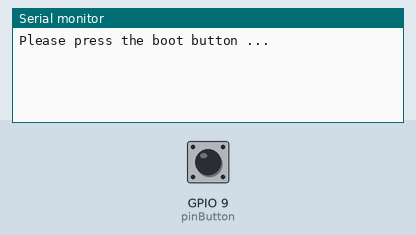
Bench run of a sketch on a simulated ESP32-C3. Shown: the last lines printed to the serial monitor. The test bench sets the inputs (shaded band); at power-on: GPIO 9 (pinButton) HIGH. Random numbers use the default seed unless the sketch sets one.

Above: at 1.2 s.
1.3 s: GPIO 9 (pinButton) pulled LOW for 0.15 s
At 1.46 s:
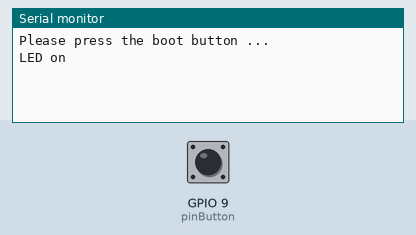
At 2.5 s:
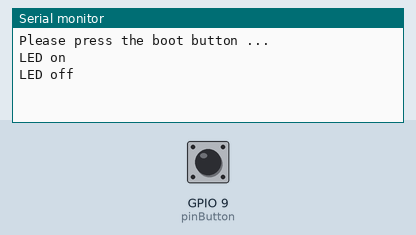

Measured:
- after the input at 1.3 s, the serial monitor: prints a new line at once (image 1)

The sketch:

DigitalInputPullup.ino
```cpp
/*
  Waveshare ESP32C3 mini

  Input Pull-up Serial:
  This example demonstrates the use of pinMode(INPUT_PULLUP). It reads a digital
  input on pinButton and prints the results to the Serial Monitor.
*/
#define MAX_BRIGHTNESS 10
const int pinButton = 9;  // the number of the pushbutton pin (the boot button)
const int pinLED = 10;  // the number of the LED pin
long rBrightness = 0;  // red brightness (max 255)
long gBrightness = 0;  // green brightness (max 255)
long bBrightness = 0;  // blue brightness (max 255)
int buttonState = LOW;  // variable for reading the pushbutton status
bool isOn = false;


void setup() {
  //start serial connection
  Serial.begin(9600);
  Serial.println("Please press the boot button ...");
  //configure pinButton as an input and enable the internal pull-up resistor
  pinMode(pinButton, INPUT_PULLUP);
  // if analog input pin 0 is unconnected, random analog
  // noise will cause the call to randomSeed() to generate
  // different seed numbers each time the sketch runs.
  // randomSeed() will then shuffle the random function.
  randomSeed(analogRead(0));
}

long getBrightness() {
  return random(2) > 0 ? MAX_BRIGHTNESS : 0;
}

void loop() {
  //read the pushbutton value into a variable
  buttonState = !digitalRead(pinButton);
  if (buttonState == HIGH && !isOn) {
    isOn = true;
    Serial.println("LED on");
    gBrightness = getBrightness();
    rBrightness = getBrightness();
    bBrightness = getBrightness();
    if (gBrightness == 0 && rBrightness == 0) {
      bBrightness = MAX_BRIGHTNESS;
      gBrightness = getBrightness();
    }
    neopixelWrite(pinLED, gBrightness, rBrightness, bBrightness);
  } else if (buttonState == LOW && isOn) {
    isOn = false;
    Serial.println("LED off");
    neopixelWrite(pinLED, 0, 0, 0);  // Off
  }
  delay(100);
}
```
